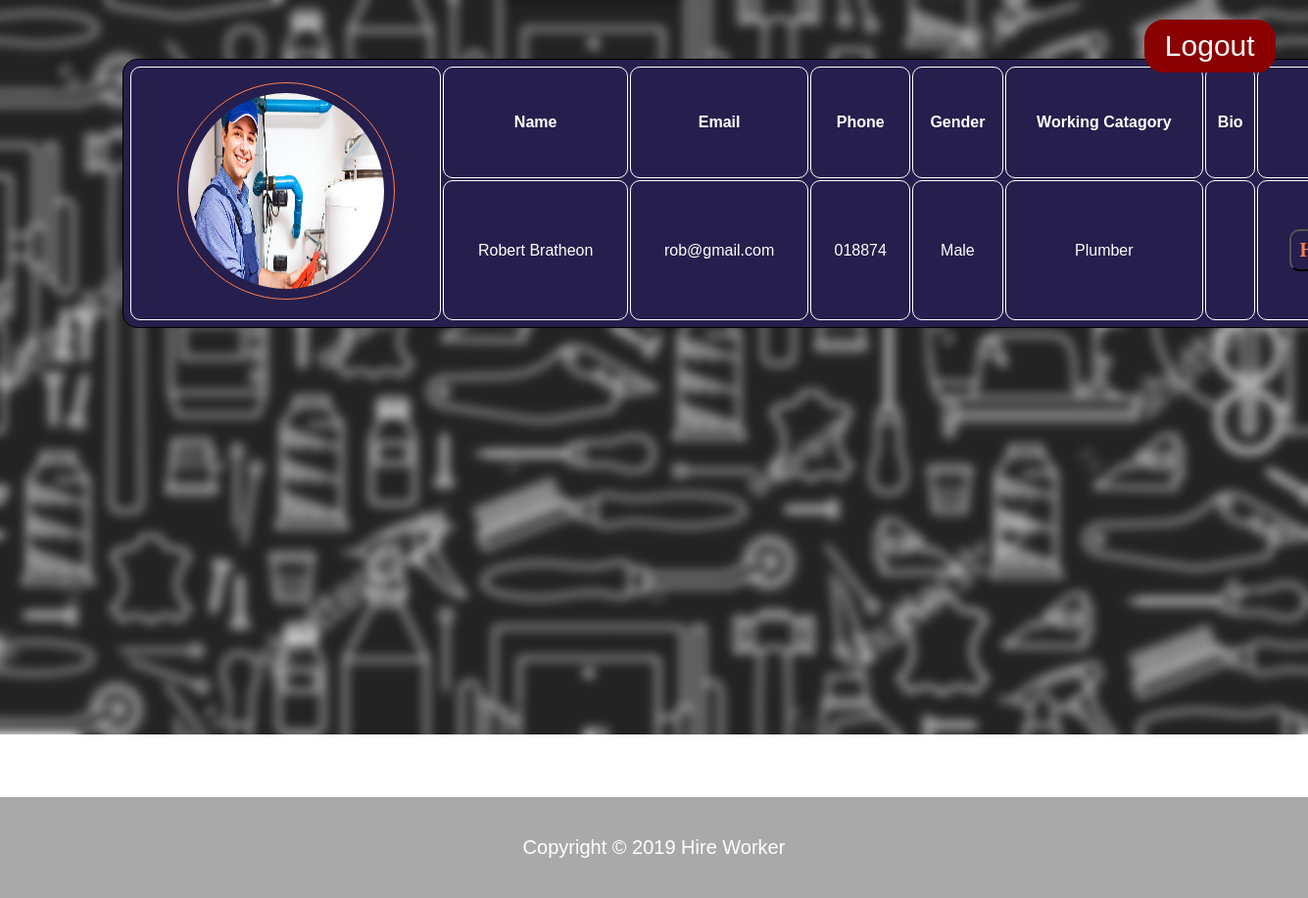
The app's page /pages/AfterLogin/CustomerInterface/plumber.php (signed in) with its own data.
### tables this page shows
CREATE TABLE `worker` (
  `UserID` varchar(20) NOT NULL,
  `Password` varchar(100) NOT NULL,
  `First Name` varchar(25) NOT NULL,
  `Last Name` varchar(25) NOT NULL,
  `Email` varchar(30) NOT NULL,
  `Phone` varchar(25) NOT NULL,
  `Gender` varchar(20) NOT NULL,
  `WorkingCatagory` varchar(20) NOT NULL
);

CREATE TABLE `images` (
  `UserID` varchar(20) NOT NULL,
  `WorkingCatagory` varchar(20) NOT NULL,
  `image` varchar(200) NOT NULL,
  `text` text NOT NULL
);

### pages/AfterLogin/CustomerInterface/plumber.php (the view, shortened to what this page needs)
<?php
require_once'checkfunction.php';
require_once 'connection.php';
if (!$connection){
die('Connect Error:'. mysqli_connect_error());
}
else{
    if(isset($_SESSION['id'])){
    $sql="Select * from worker w, images e where w.UserID = e.UserID AND w.WorkingCatagory like '%Plumber%'" ;
    $result=mysqli_query($connection,$sql);
    }
}
?>
<!DOCTYPE html>
<html>
    <head>
        <head>
    <link rel="stylesheet" type="text/css" href="../../../css/Style.css">
</head>
    </head>
<body style="background: url(../../../images/Catback.jpg); background-repeat: no-repeat; background-size: 100%; background-attachment: fixed; " >
    <?php
        while($rows=mysqli_fetch_array($result))
        {
    ?>
         <table class="table">
        <tr>
            <th rowspan="2"><?php echo "<img src='../../Signups/{$rows['image']}' id= 'profilepic'/>" ?></td>
            <th> Name </th>
            <th> Email </th>
            <th> Phone </th>
            <th> Gender </th>
            <th> Working Catagory </th>
            <th> Bio</th>
            <th> Contact </th>
        </tr>
            <tr>
                <td><?php echo $rows['First Name'],' ',$rows['Last Name'] ?> </td>
                <td><?php echo $rows['Email']; ?></td>
                <td><?php echo $rows['Phone']; ?></td>
                <td ><?php echo $rows['Gender']; ?></td>
                <td><?php echo $rows['WorkingCatagory']; ?></td>
                <td><?php echo $rows['text']; ?></td>
                <td><a href="#popup1"><button class="buttoncontact">Hire Now</button></a></td>
            </tr>
           </table>
    <?php
    }
    ?>
<a href="../../Logins/logout.php"text-decoration: none" ><button class="buttoncat" type="logout">Logout</button></a><br>
    <footer id="catfooter" >
    <p>Copyright &copy; 2019 Hire Worker</p>
    </footer>
</body>
</html>

### css/Style.css (style rules this page uses)
body { color: black; font-family: courier; margin : 0; }
body { margin: 0; padding: 0; background: url("../../images/admin.png"); background-size: cover; background-repeat: no-repeat; background: rgba(0,0,0,0.7); font-family: sans-serif; }
#catfooter { background: darkgrey; color:white; position: relative; text-align: center; font-size: 20px; padding:20px; margin-top:34.5%; }
.table { position: relative; margin-top: 60px; top: 5%; left:125px; padding: 5px; text-align: center; background: rgb(38, 30, 76); color: white; border: 1px solid black; border-radius: 15px; width:100%; line-height:40px; }
.table th { text-align:center; padding: 5px; border: 1px solid white; border-radius: 10px; }
.table td { text-align:center; padding: 10px; border: 1px solid white; border-radius: 10px; }
#profilepic { height: 200px; width: 200px; border: 1px solid coral; padding: 10px; margin-top: 10px; border-radius: 50%; }
.buttoncontact { font-family: cursive; font-size: 20px; background: transparent; color:white; font-weight: bold; padding:8px; text-align: center; position: relative; color:coral; border-radius: 10px; transition: 0.8s; overflow: hidden; }
.buttoncat { position:fixed; top:20px; left:80%; padding:8px; width:10%; font-size:30px; background-color:darkred; color:white; border:2px darkred solid; margin-left: 100px; border-radius: 20px; font-family: sans-serif; cursor: pointer; transition: background-color 1s ease 0s; }

### records on screen
worker: images.image (picture), First Name "Robert", Last Name "Bratheon", Email "rob@gmail.com", Phone "018874", Gender "Male", images.WorkingCatagory "Plumber"
